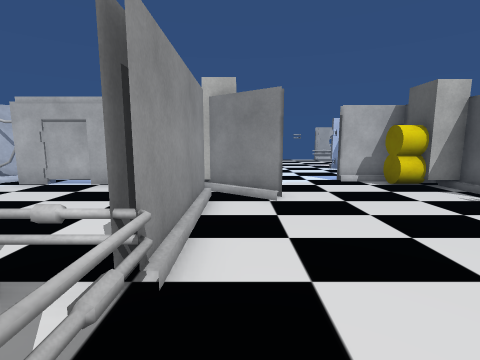
view 1 (above)

24 first-person views from a walk through a scene from a Unity 3-D project. The camera is 1.4 m above the floor, tilts 8° down and sees 85° across. The floor is counted in squares, 1 m on a side. Each view is taken from the middle of a square. On the plan, view 1 faces up. The plan holds only what a view shows up to about 13 squares ahead; the rest is blank. The player character is not drawn. Door leaves are left out, so doorways stand open. Some surface patterns are stand-ins.

view 2
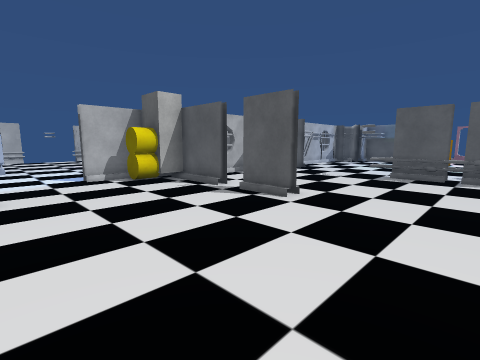

view 3
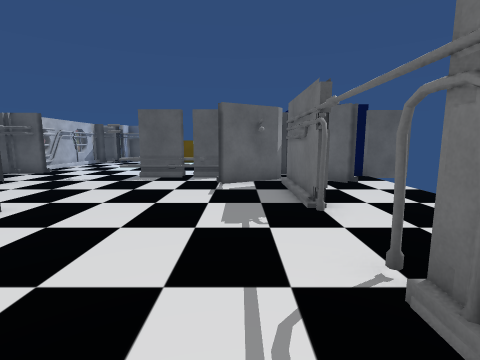

view 4
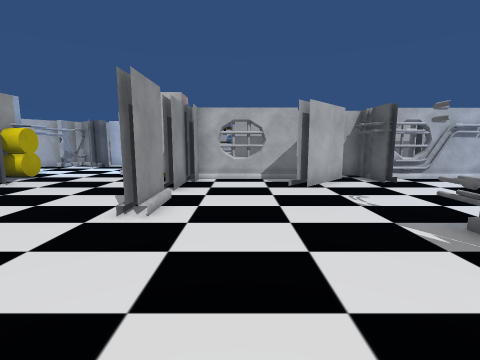

view 5
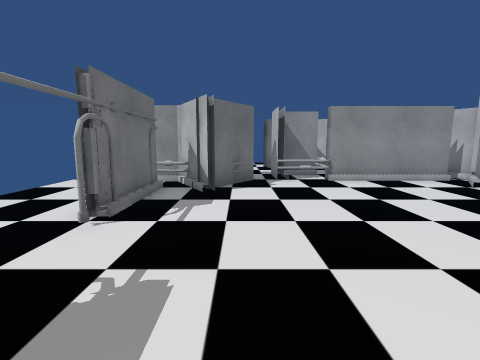

view 6
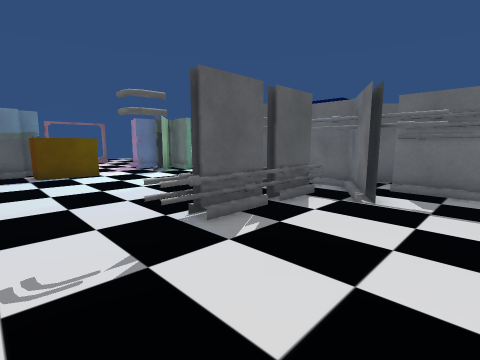

view 7
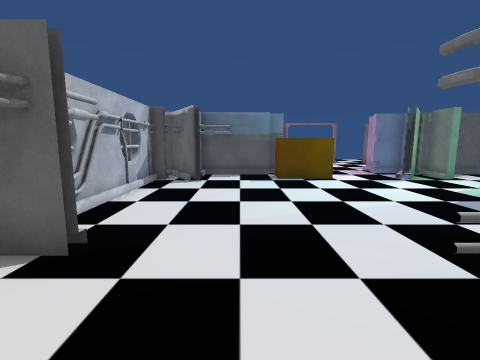

view 8
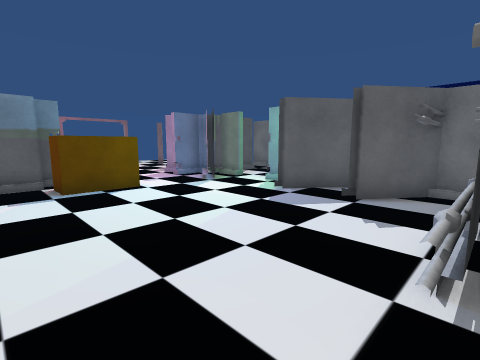

view 9
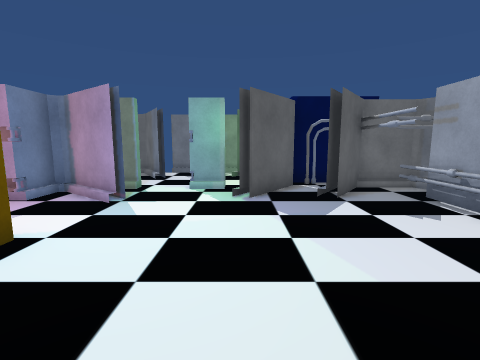

view 10
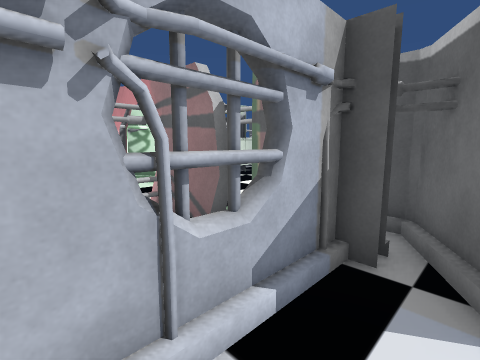

view 11
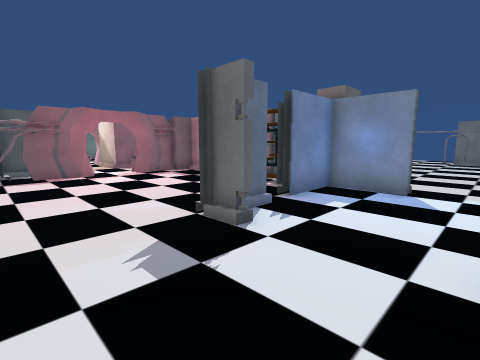

view 12
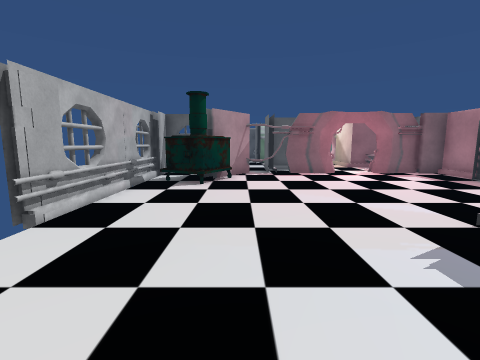

view 13
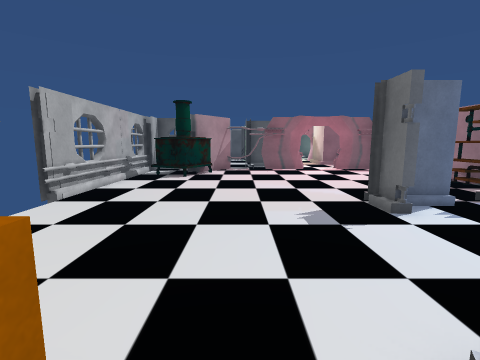

view 14
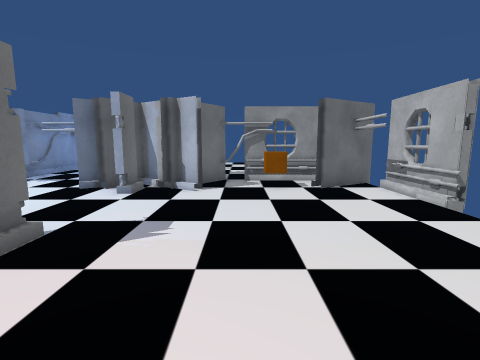

view 15
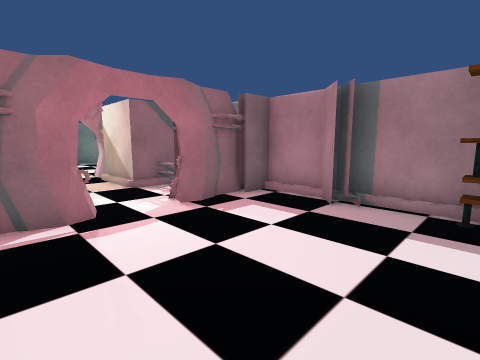

view 16
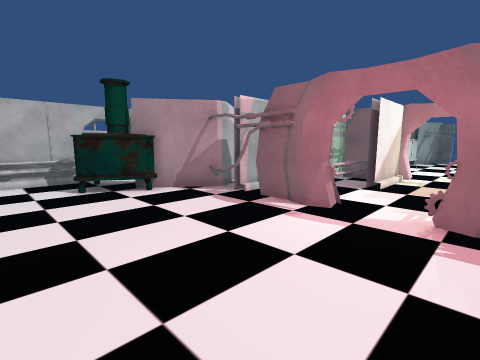

view 17
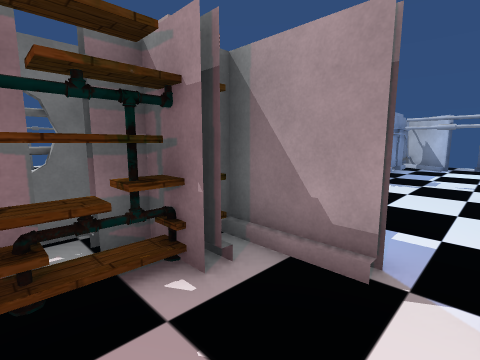

view 18
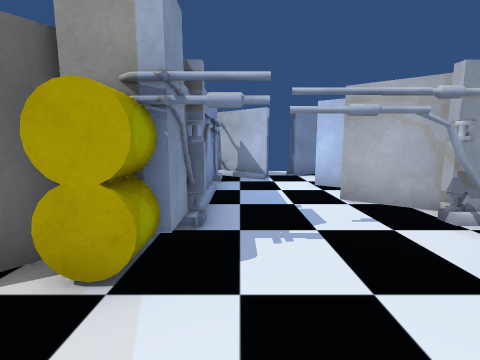

view 19
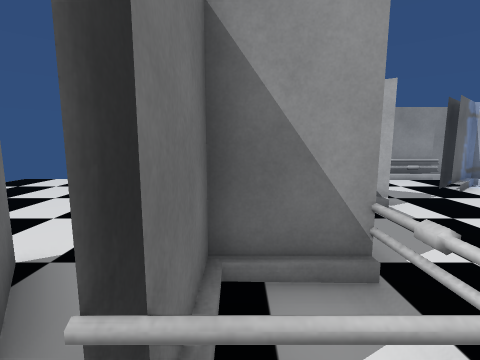

view 20
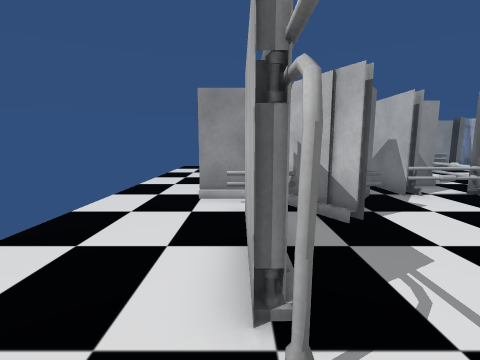

view 21
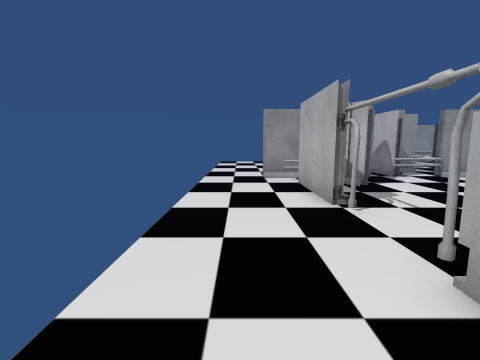

view 22
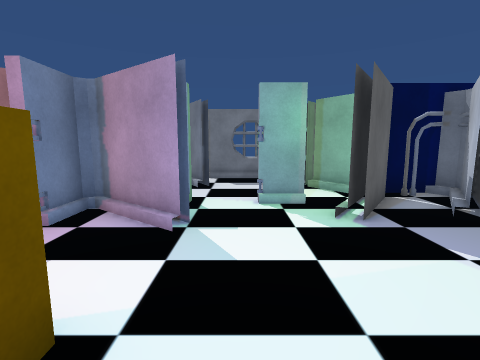

view 23
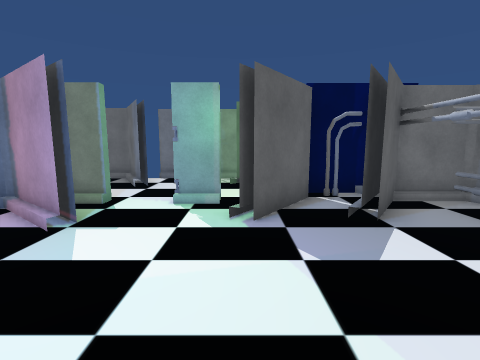

view 24
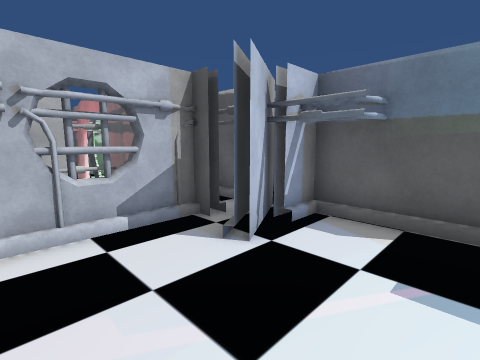

### Floor plan
Key: @ floor where view 1 was taken; # wall or solid block; x gap in a wall; . main floor; : floor 0.25 m higher than the main floor; D open door; = window, fence, low wall or low ledge; C yellow cylinder; B block; P pipe; K bookshelf; R orange block; H heater; O other object.
Columns run from 10 left of view 1 to 28 right of it. Each row starts with its distance up from view 1.
 23           ###x   ##=#####
 22           #...........H.#
 21          ##..........HH
 20          #...........HHH
 19          #OO..........H.###
 18          #..............=##    ##
 17          ###............P##   ###
 16           ##.............##===####   OO
 15           ##DDDD#........D..##OD...
 14        #####....#........D.....D...
 13  ##. ###.#.#....x........D.....D.
 12  ##......D......x.......#D.###xD
 11   #......D......##......#####  #
 10   #...........####KK###.###    ###
  9  ########PC....CB#################
  8 ###.... ##C....CB########..##..####
  7 #.....   ###.....#...##.P......###
  6  ....... #.......#...............#
  5    ......#.......................#
  4     #....#.......#...............##
  3       ...#.......#.....=.......RR #
  2        #PP.............#.......R
  1        ##P.............#........R
  0        ...@............#.........D.
 -1       .####............#...........
 -2      ...  ##.........###.####..##.#
 -3     ...  ##...........######.:.####
 -4   ....   #=###x...########P..DDDD#
 -5  ...   ..#............#    #...x.#
 -6  .....................##   ##..###
 -7      ... ... .. ... ...#     ...#
 -8                        #    x#=x#

Where each view was taken, in squares from view 1:
view 1: 0 up, 0 right, facing up
view 2: 1 down, 1 right, facing up-right
view 3: 2 down, 2 right, facing right
view 4: 2 down, 9 right, facing up
view 5: 1 down, 9 right, facing left
view 6: 5 up, 9 right, facing down-right
view 7: 5 up, 11 right, facing right
view 8: 5 up, 13 right, facing down-right
view 9: 5 up, 18 right, facing down
view 10: 7 up, 18 right, facing up-right
view 11: 18 up, 2 right, facing down-right
view 12: 19 up, 2 right, facing right
view 13: 18 up, 0 right, facing right
view 14: 18 up, 9 right, facing left
view 15: 16 up, 9 right, facing down-right
view 16: 12 up, 9 right, facing up-right
view 17: 13 up, 9 right, facing down-left
view 18: 10 up, 3 right, facing left
view 19: 1 up, 0 right, facing left
view 20: 4 down, 6 right, facing left
view 21: 6 down, 10 right, facing left
view 22: 3 up, 20 right, facing down
view 23: 3 up, 18 right, facing down
view 24: 4 up, 18 right, facing up-right
